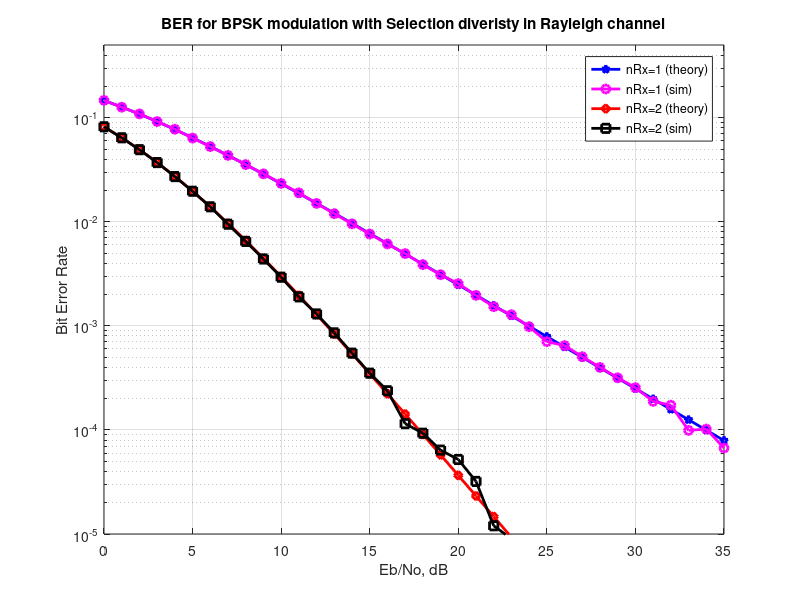

The MATLAB script that drew this image:
clear
N = 10^6; % number of bits or symbols
 
% Transmitter
ip = rand(1,N)>0.5; % generating 0,1 with equal probability
s = 2*ip-1; % BPSK modulation 0 -> -1; 1 -> 1
 
nRx = [1 2];
Eb_N0_dB =   [0:35]; % multiple Eb/N0 values
 
for jj = 1:length(nRx)
 
    for ii = 1:length(Eb_N0_dB)
 
        n = 1/sqrt(2)*[randn(nRx(jj),N) + j*randn(nRx(jj),N)]; 	   % white gaussian noise, 0dB variance
        h = 1/sqrt(2)*[randn(nRx(jj),N) + j*randn(nRx(jj),N)];   	   % Rayleigh channel
 
        % Channel and Noise addition
        sD = kron(ones(nRx(jj),1),s);
        y = h.*sD + 10^(-Eb_N0_dB(ii)/20)*n;
 
  
        %finding the power of channel on all receive chains
        hPower = h.*conj(h);
        
        % finding the maximum power
        [hMaxVal ind] = max(hPower,[],1);
        hMaxValMat = kron(ones(nRx(jj),1),hMaxVal);
        
        % selecting the chain with the maximum power
        ySel = y(hPower==hMaxValMat);
        hSel = h(hPower==hMaxValMat);
 
        % equalization with the selected receive chain
        yHat = ySel./hSel;
        yHat = reshape(yHat,1,N); % just to get the matrix 							    % dimension proper
 
        % receiver - hard decision decoding
        ipHat = real(yHat)>0;
 
        % counting the number of errors
        nErr(jj,ii) = size(find([ip- ipHat]),2);
 
    end
 
end
simBer = nErr/N; % simulated ber
EbN0Lin = 10.^(Eb_N0_dB/10);
theoryBer_nRx1 = 0.5.*(1-1*(1+1./EbN0Lin).^(-0.5)); 
% nRx=1 (theory)
theoryBer_nRx2 = 0.5.*(1-2*(1+1./EbN0Lin).^(-0.5) +    (1+2./EbN0Lin).^(-0.5)); % nRx=2 (theory)
 
% plot
close all
figure
 
semilogy(Eb_N0_dB,theoryBer_nRx1,'bp-','LineWidth',2);
hold on
semilogy(Eb_N0_dB,simBer(1,:),'mo-','LineWidth',2);
semilogy(Eb_N0_dB,theoryBer_nRx2,'rd-','LineWidth',2);
semilogy(Eb_N0_dB,simBer(2,:),'ks-','LineWidth',2);
axis([0 35 10^-5 0.5])
grid on
legend('nRx=1 (theory)', 'nRx=1 (sim)', 'nRx=2 (theory)', 'nRx=2 (sim)');
xlabel('Eb/No, dB');
ylabel('Bit Error Rate');
title('BER for BPSK modulation with Selection diveristy in Rayleigh channel');
